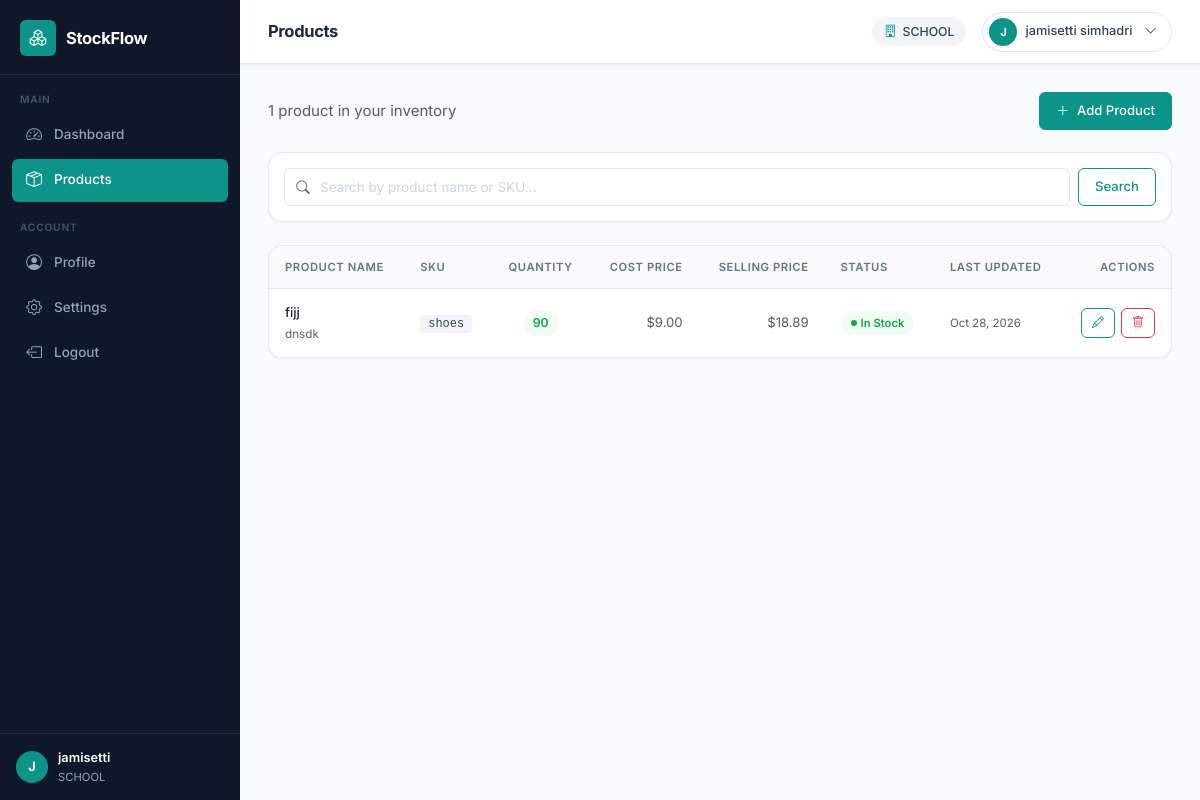
The app's page /products/ (signed in) with its own data.
### inventory/models.py (models this page shows, shortened)
class User(AbstractBaseUser, PermissionsMixin):
    email = models.EmailField(unique=True)
    first_name = models.CharField(max_length=150, blank=True)
    last_name = models.CharField(max_length=150, blank=True)
    is_staff = models.BooleanField(default=False)
    is_active = models.BooleanField(default=True)
    date_joined = models.DateTimeField(default=timezone.now)
    USERNAME_FIELD = 'email'
    REQUIRED_FIELDS = []
    objects = UserManager()
    class Meta:
        verbose_name = 'User'
        verbose_name_plural = 'Users'
    def get_full_name(self):
        full_name = f'{self.first_name} {self.last_name}'.strip()
        return full_name or self.email
    def get_short_name(self):
        return self.first_name or self.email.split('@')[0]

class Organization(models.Model):
    owner = models.OneToOneField(
        User,
        on_delete=models.CASCADE,
        related_name='organization',
    )
    name = models.CharField(max_length=255)
    default_low_stock_threshold = models.PositiveIntegerField(
        default=5,
        validators=[MinValueValidator(0)],
        help_text='Default threshold applied to products without their own threshold.',
    )
    created_at = models.DateTimeField(auto_now_add=True)
    class Meta:
        verbose_name = 'Organization'
        verbose_name_plural = 'Organizations'

class Product(models.Model):
    organization = models.ForeignKey(
        Organization,
        on_delete=models.CASCADE,
        related_name='products',
    )
    name = models.CharField(max_length=255)
    sku = models.CharField(max_length=100)
    description = models.TextField(blank=True)
    quantity_on_hand = models.IntegerField(
        default=0,
        validators=[MinValueValidator(0)],
    )
    cost_price = models.DecimalField(
        max_digits=12,
        decimal_places=2,
        null=True,
        blank=True,
        validators=[MinValueValidator(0)],
    )
    selling_price = models.DecimalField(
        max_digits=12,
        decimal_places=2,
        null=True,
        blank=True,
        validators=[MinValueValidator(0)],
    )
    low_stock_threshold = models.PositiveIntegerField(
        null=True,
        blank=True,
        validators=[MinValueValidator(0)],
        help_text='If blank, uses the organization default threshold.',
    )
    last_updated_by = models.ForeignKey(
        User,
        on_delete=models.SET_NULL,
        null=True,
        blank=True,
        related_name='updated_products',
    )
    created_at = models.DateTimeField(auto_now_add=True)
    updated_at = models.DateTimeField(auto_now=True)
    class Meta:
        verbose_name = 'Product'
        verbose_name_plural = 'Products'
        unique_together = [('organization', 'sku')]
        ordering = ['name']
    def get_effective_threshold(self):
        if self.low_stock_threshold is not None:
            return self.low_stock_threshold
        return self.organization.default_low_stock_threshold
    def is_low_stock(self):
        return self.quantity_on_hand <= self.get_effective_threshold()

### inventory/views.py (the view)
# urls.py: path('products/', views.product_list_view, name='product_list'),
@login_required
def product_list_view(request):
    org = get_object_or_404(Organization, owner=request.user)
    query = request.GET.get('q', '').strip()
    products = org.products.all()
    if query:
        products = products.filter(
            Q(name__icontains=query) | Q(sku__icontains=query)
        )
    paginator = Paginator(products, 15)
    page_number = request.GET.get('page')
    try:
        page_obj = paginator.page(page_number)
    except PageNotAnInteger:
        page_obj = paginator.page(1)
    except EmptyPage:
        page_obj = paginator.page(paginator.num_pages)
    products_with_status = []
    for p in page_obj:
        products_with_status.append({
            'product': p,
            'is_low_stock': p.is_low_stock(),
            'effective_threshold': p.get_effective_threshold(),
        })
    context = {
        'org': org,
        'page_obj': page_obj,
        'products_with_status': products_with_status,
        'query': query,
        'total_count': org.products.count(),
        'filtered_count': products.count(),
        'page_title': 'Products',
    }
    return render(request, 'inventory/product_list.html', context)

### templates/inventory/product_list.html (shortened to what this page needs)
{% extends "dashboard_base.html" %}
{% block page_title %}Products{% endblock %}
{% block content %}
<div class="d-flex align-items-center justify-content-between mb-4">
  <div>
    <p class="text-muted mb-0">
      {% if query %}
        {{ filtered_count }} result{{ filtered_count|pluralize }} for "<strong>{{ query }}</strong>"
      {% else %}
        {{ total_count }} product{{ total_count|pluralize }} in your inventory
      {% endif %}
    </p>
  </div>
  <a href="{% url 'product_add' %}" class="btn btn-primary fw-medium">
    <i class="bi bi-plus-lg me-2"></i>Add Product
  </a>
</div>
<div class="card content-card mb-4">
  <div class="card-body py-3">
    <form method="get" class="d-flex gap-2">
      <div class="input-group">
        <span class="input-group-text bg-white border-end-0">
          <i class="bi bi-search text-muted"></i>
        </span>
        <input
          type="search"
          name="q"
          value="{{ query|default:'' }}"
          class="form-control border-start-0 ps-0"
          placeholder="Search by product name or SKU…"
          id="searchInput"
        >
      </div>
      <button type="submit" class="btn btn-outline-primary">Search</button>
    </form>
  </div>
</div>
<div class="card content-card">
  <div class="card-body p-0">
    {% if total_count == 0 %}
    <div class="empty-state">
      <div class="empty-state-icon">
        <i class="bi bi-box-seam"></i>
      </div>
      <h5 class="empty-state-title">No products yet</h5>
      <p class="empty-state-text">
        Create your first product to start tracking inventory.
      </p>
      <a href="{% url 'product_add' %}" class="btn btn-primary">
        <i class="bi bi-plus-lg me-2"></i>Add Your First Product
      </a>
    </div>
    {% else %}
    <div class="table-responsive">
      <table class="table table-hover data-table mb-0">
        <thead>
          <tr>
            <th>Product Name</th>
            <th>SKU</th>
            <th class="text-center">Quantity</th>
            <th class="text-end">Cost Price</th>
            <th class="text-end">Selling Price</th>
            <th>Status</th>
            <th>Last Updated</th>
            <th class="text-end">Actions</th>
          </tr>
        </thead>
        <tbody>
          {% for item in products_with_status %}
          {% with product=item.product %}
          <tr class="{% if item.is_low_stock %}row-low-stock{% endif %}">
            <td>
              <div class="product-name-cell">
                <span class="fw-medium">{{ product.name }}</span>
                {% if product.description %}
                <span class="product-desc text-muted">{{ product.description|truncatechars:50 }}</span>
                {% endif %}
              </div>
            </td>
            <td><code class="sku-badge">{{ product.sku }}</code></td>
            <td class="text-center">
              <span class="qty-badge {% if product.quantity_on_hand == 0 %}qty-badge--out{% elif item.is_low_stock %}qty-badge--low{% else %}qty-badge--ok{% endif %}">
                {{ product.quantity_on_hand }}
              </span>
            </td>
            <td class="text-end text-muted">
              {% if product.cost_price %}${{ product.cost_price }}{% else %}<span class="text-muted fst-italic">—</span>{% endif %}
            </td>
            <td class="text-end text-muted">
              {% if product.selling_price %}${{ product.selling_price }}{% else %}<span class="text-muted fst-italic">—</span>{% endif %}
            </td>
            <td>
              {% if product.quantity_on_hand == 0 %}
              <span class="status-badge status-badge--out">Out of Stock</span>
              {% elif item.is_low_stock %}
              <span class="status-badge status-badge--low">Low Stock</span>
              {% else %}
              <span class="status-badge status-badge--ok">In Stock</span>
              {% endif %}
            </td>
            <td class="text-muted small">
              {{ product.updated_at|date:"M j, Y" }}
            </td>
            <td class="text-end">
              <div class="action-buttons">
                <a href="{% url 'product_edit' product.pk %}"
                   class="btn btn-sm btn-outline-primary"
                   title="Edit {{ product.name }}">
                  <i class="bi bi-pencil"></i>
                </a>
                <a href="{% url 'product_delete' product.pk %}"
                   class="btn btn-sm btn-outline-danger"
                   title="Delete {{ product.name }}">
                  <i class="bi bi-trash"></i>
                </a>
              </div>
            </td>
          </tr>
          {% endwith %}
          {% endfor %}
        </tbody>
      </table>
    </div>
    {% endif %}
  </div>
</div>
{% endblock %}

### templates/dashboard_base.html (shortened to what this page needs)
{% extends "base.html" %}
{% block body %}
<div class="app-layout">
  <aside class="sidebar" id="sidebar">
    <div class="sidebar-brand">
      <div class="brand-icon">
        <i class="bi bi-boxes"></i>
      </div>
      <span class="brand-name">StockFlow</span>
    </div>
    <nav class="sidebar-nav">
      <div class="nav-section-label">Main</div>
      <a href="{% url 'dashboard' %}"
         class="sidebar-link {% if request.resolver_match.url_name == 'dashboard' %}active{% endif %}">
        <i class="bi bi-speedometer2"></i>
        <span>Dashboard</span>
      </a>
      <a href="{% url 'product_list' %}"
         class="sidebar-link {% if 'product' in request.resolver_match.url_name %}active{% endif %}">
        <i class="bi bi-box-seam"></i>
        <span>Products</span>
      </a>
      <div class="nav-section-label mt-3">Account</div>
      <a href="{% url 'profile' %}"
         class="sidebar-link {% if request.resolver_match.url_name == 'profile' %}active{% endif %}">
        <i class="bi bi-person-circle"></i>
        <span>Profile</span>
      </a>
      <a href="{% url 'settings' %}"
         class="sidebar-link {% if request.resolver_match.url_name == 'settings' %}active{% endif %}">
        <i class="bi bi-gear"></i>
        <span>Settings</span>
      </a>
      <a href="{% url 'logout' %}" class="sidebar-link sidebar-link--logout">
        <i class="bi bi-box-arrow-left"></i>
        <span>Logout</span>
      </a>
    </nav>
    <a href="{% url 'profile' %}" class="sidebar-user text-decoration-none" title="View Profile">
      <div class="sidebar-user-avatar">
        {{ request.user.get_short_name|slice:":1"|upper }}
      </div>
      <div class="sidebar-user-info">
        <div class="sidebar-user-name">{{ request.user.get_short_name }}</div>
        <div class="sidebar-user-org">{{ org.name|truncatechars:22 }}</div>
      </div>
    </a>
  </aside>
  <main class="main-content">
    <header class="main-header">
      <div class="header-left">
        <h1 class="page-title">{% block page_title %}{% endblock %}</h1>
      </div>
      <div class="header-right">
        <div class="org-badge">
          <i class="bi bi-building"></i>
          <span>{{ org.name }}</span>
        </div>
        <div class="user-menu dropdown">
          <button class="user-menu-btn" type="button" data-bs-toggle="dropdown" aria-expanded="false">
            <div class="user-avatar">{{ request.user.get_short_name|slice:":1"|upper }}</div>
            <span class="d-none d-md-inline">{{ request.user.get_full_name }}</span>
            <i class="bi bi-chevron-down ms-1"></i>
          </button>
        </div>
      </div>
    </header>
    <div class="page-content">
      {% block content %}{% endblock %}
    </div>
  </main>
</div>
{% endblock %}

### templates/base.html (shortened to what this page needs)
<!DOCTYPE html>
<html lang="en" data-bs-theme="light">
<head>
  <link rel="stylesheet" href="https://cdn.jsdelivr.net/npm/bootstrap@5.3.2/dist/css/bootstrap.min.css">
  <link rel="stylesheet" href="https://cdn.jsdelivr.net/npm/bootstrap-icons@1.11.3/font/bootstrap-icons.min.css">
  {% load static %}
  <link rel="stylesheet" href="{% static 'css/style.css' %}">
</head>
<body>
{% block body %}{% endblock %}
{% load static %}
</body>
</html>

### records on screen
User: user.get_short_name "J", user.get_short_name "jamisetti", user.get_full_name "jamisetti simhadri"
Organization: name "SCHOOL"
Product: product.name "fijj", product.description "dnsdk", product.sku "shoes", product.quantity_on_hand "90", product.cost_price "9.00", product.selling_price "18.89", shows "In Stock", product.updated_at "Oct 28, 2026"

### other values on screen
{{ total_count }} "1"
